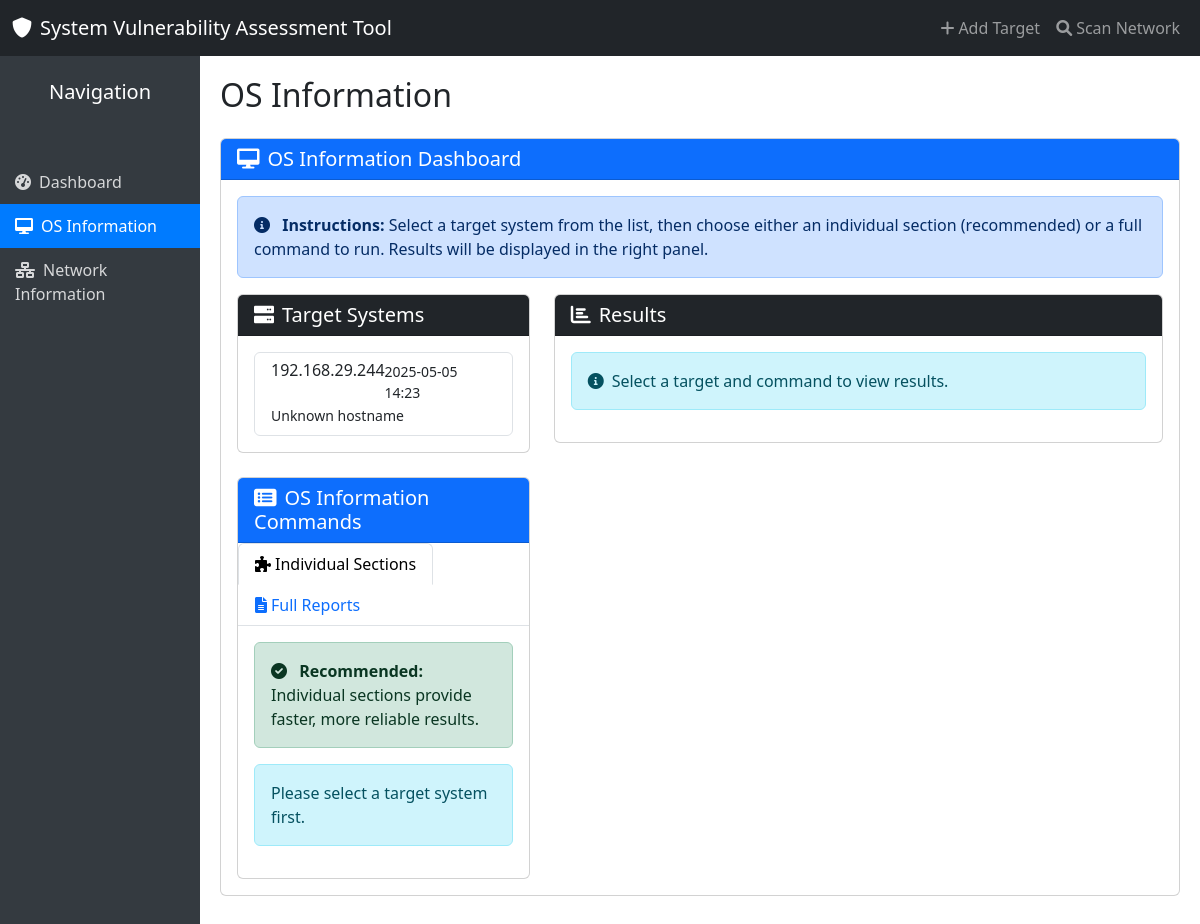
The page /scanner/os-info/ on the database its author committed.
### scanner/models.py (models this page shows, shortened)
class Target(models.Model):
    ip_address = models.GenericIPAddressField(unique=True)
    hostname = models.CharField(max_length=255, blank=True, null=True)
    description = models.TextField(blank=True, null=True)
    is_active = models.BooleanField(default=True)
    last_scan = models.DateTimeField(blank=True, null=True)
    created_at = models.DateTimeField(auto_now_add=True)
    updated_at = models.DateTimeField(auto_now=True)

### scanner/views.py (the view)
# urls.py: path('os-info/', views.os_info, name='os_info'),
def os_info(request):
    targets = Target.objects.filter(is_active=True).order_by('-last_scan')
    sections_by_category = {}
    for section in OS_INFO_SECTIONS:
        category = section.get('category', 'Uncategorized')
        if category not in sections_by_category:
            sections_by_category[category] = []
        sections_by_category[category].append(section)
    context = {
        'targets': targets,
        'sections': OS_INFO_SECTIONS,
        'sections_by_category': sections_by_category,
        'page_title': 'OS Information'
    }
    return render(request, 'scanner/os_info.html', context)

### scanner/templates/scanner/os_info.html (shortened to what this page needs)
{% extends 'scanner/base.html' %}
{% block content %}
<div class="row mb-4">
    <div class="col-md-12">
        <div class="card">
            <div class="card-header bg-primary text-white">
                <h5 class="mb-0"><i class="fas fa-desktop me-2"></i>OS Information Dashboard</h5>
            </div>
            <div class="card-body">
                <div class="alert alert-primary mb-3">
                    <i class="fas fa-info-circle me-2"></i>
                    <strong>Instructions:</strong> Select a target system from the list, then choose either an individual section (recommended) or a full command to run. Results will be displayed in the right panel.
                </div>
                <div class="row">
                    <div class="col-md-4">
                        <div class="card mb-4">
                            <div class="card-header bg-dark text-white">
                                <h5 class="mb-0"><i class="fas fa-server me-2"></i>Target Systems</h5>
                            </div>
                            <div class="card-body">
                                {% if targets %}
                                    <div class="list-group">
                                        {% for target in targets %}
                                            <a href="#" class="list-group-item list-group-item-action target-item"
                                               data-target-id="{{ target.id }}" data-target-ip="{{ target.ip_address }}">
                                                <div class="d-flex w-100 justify-content-between">
                                                    <h6 class="mb-1">{{ target.ip_address }}</h6>
                                                    <small>{{ target.last_scan|default:"Never scanned"|date:"Y-m-d H:i" }}</small>
                                                </div>
                                                <small>{{ target.hostname|default:"Unknown hostname" }}</small>
                                            </a>
                                        {% endfor %}
                                    </div>
                                {% else %}
                                    <div class="alert alert-info">
                                        No target systems added yet.
                                        <a href="{% url 'scanner:add_target' %}" class="alert-link">Add a target</a> to get started.
                                    </div>
                                {% endif %}
                            </div>
                        </div>
                        <div class="card">
                            <div class="card-header bg-primary text-white">
                                <h5 class="mb-0"><i class="fas fa-list-alt me-2"></i>OS Information Commands</h5>
                            </div>
                            <div class="card-body p-0">
                                <ul class="nav nav-tabs" id="commandTypeTabs" role="tablist">
                                    <li class="nav-item" role="presentation">
                                        <button class="nav-link active" id="sections-tab" data-bs-toggle="tab"
                                                data-bs-target="#sections-content" type="button" role="tab"
                                                aria-controls="sections-content" aria-selected="true">
                                            <i class="fas fa-puzzle-piece me-1"></i>Individual Sections
                                        </button>
                                    </li>
                                    <li class="nav-item" role="presentation">
                                        <button class="nav-link" id="full-commands-tab" data-bs-toggle="tab"
                                                data-bs-target="#full-commands-content" type="button" role="tab"
                                                aria-controls="full-commands-content" aria-selected="false">
                                            <i class="fas fa-file-alt me-1"></i>Full Reports
                                        </button>
                                    </li>
                                </ul>
                                <div class="tab-content p-3" id="commandTypeContent">
                                    <div class="tab-pane fade show active" id="sections-content" role="tabpanel" aria-labelledby="sections-tab">
                                        <div class="alert alert-success mb-3">
                                            <i class="fas fa-check-circle me-2"></i>
                                            <strong>Recommended:</strong> Individual sections provide faster, more reliable results.
                                        </div>
                                        <div class="alert alert-info select-target-message">
                                            Please select a target system first.
                                        </div>
                                    </div>
                                </div>
                            </div>
                        </div>
                    </div>
                    <div class="col-md-8">
                        <div class="card">
                            <div class="card-header bg-dark text-white">
                                <h5 class="mb-0 result-title"><i class="fas fa-chart-bar me-2"></i>Results</h5>
                            </div>
                            <div class="card-body result-container" id="result-container">
                                <div class="alert alert-info">
                                    <i class="fas fa-info-circle me-2"></i>Select a target and command to view results.
                                </div>
                            </div>
                        </div>
                    </div>
                </div>
            </div>
        </div>
    </div>
</div>
{% endblock %}

### scanner/templates/scanner/base.html (style rules this page uses)
.result-container { max-height: 600px; overflow-y: auto; }

### rows shown on the page
Target: ip_address "192.168.29.244", last_scan "2025-05-05 14:23", hostname "Unknown hostname"

### other values the page prints
{{ page_title|default:"Dashboard" }} "OS Information"
